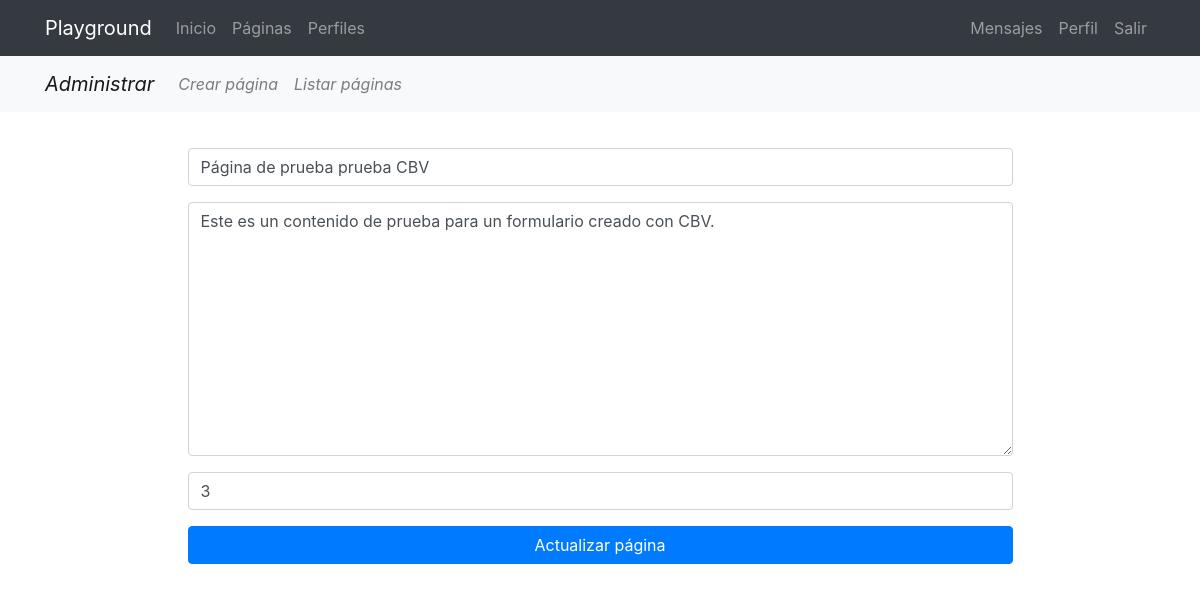
The app's page /pages/update/3/ (signed in), older data.
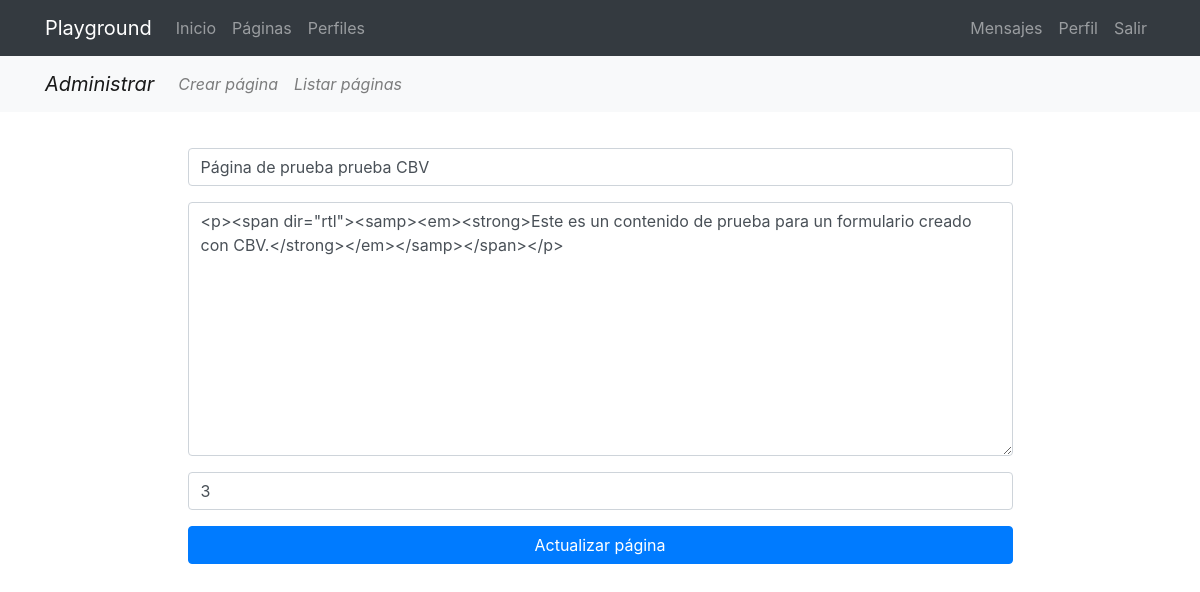
The same page, newer data.
### pages/models.py (models this page shows, shortened)
class Page(models.Model):
    title = models.CharField(verbose_name="Título", max_length=200)
    content = RichTextField(verbose_name="Contenido")
    order = models.SmallIntegerField(verbose_name="Orden", default=0)
    created = models.DateTimeField(auto_now_add=True, verbose_name="Fecha de creación")
    updated = models.DateTimeField(auto_now=True, verbose_name="Fecha de edición")
    class Meta:
        verbose_name = "página"
        verbose_name_plural = "páginas"
        ordering = ['order', 'title']

### pages/views.py (the view, shortened to what this page needs)
# urls.py: path('update/<int:pk>/', PageUpdate.as_view(), name='update' ),
@method_decorator(staff_member_required, name='dispatch')
class PageUpdate(UpdateView):
    model = Page
    form_class = PageForm
    template_name_suffix = '_update_form'

### pages/forms.py
class PageForm(forms.ModelForm):
    class Meta:
        model = Page
        fields = ['title', 'content', 'order']
        widgets = {
            'title': forms.TextInput(attrs={'class':'form-control', 'placeholder':'Titulo'}),
            'content': forms.Textarea(attrs={'class':'form-control'}),
            'order': forms.NumberInput(attrs={'class':'form-control', 'placeholder':'Orden'}),
        }
        labels = {
            'title':'', 'order':'', 'content':''
        }

### pages/templates/pages/page_update_form.html (shortened to what this page needs)
{% extends 'core/base.html' %}
{% load static %}
{% block content %}
{% include 'pages/includes/pages_menu.html'%}
<main role="main">
  <div class="container">
    <div class="row mt-3 mb-5">
      <div class="col-md-9 mx-auto">
        <div>
        <form action="" method="post">{% csrf_token %}
            {{ form.as_p }}
          <div class="text-center">
             <input type="submit" class="btn btn-primary btn-block" value="Actualizar página" />
          </div>
        </form>
        </div>
      </div>
    </div>
  </div>
</main>
{% endblock %}

Row changes from the older to the newer data that the page shows:
changed Page "Página de prueba prueba CBV": content "Este es un contenido de prueba para un formulario creado con CBV." → "<p><span dir=\"rtl\"><samp><em><strong>Este es un contenido de prueba para un formulario creado con CBV.</strong></em></samp></span></p>"
